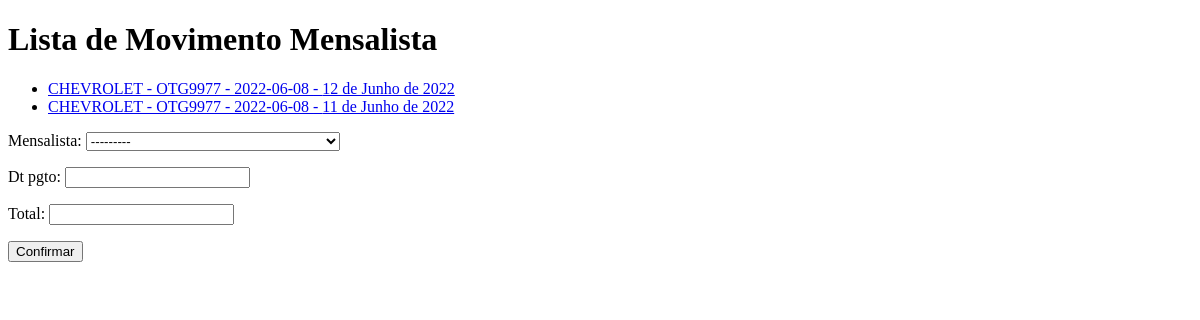
The app's page /core/mov-mensalistas/, older data.
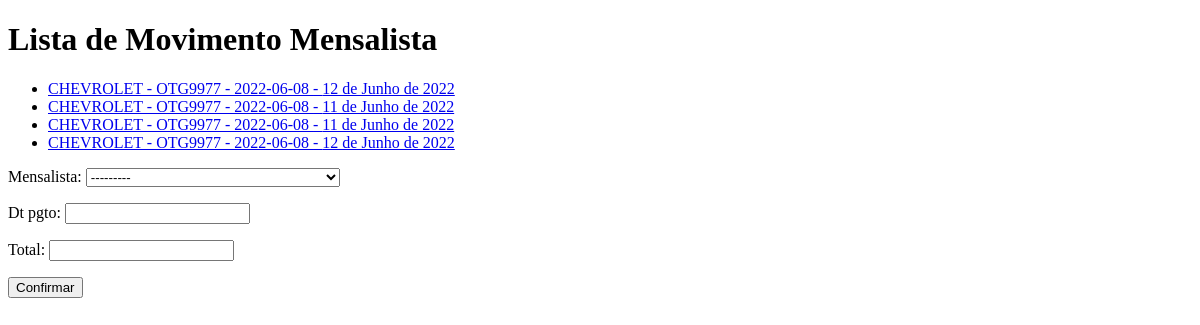
The same page, newer data.
### core/models.py (models this page shows, shortened)
class MovMensalista(models.Model):
    mensalista = models.ForeignKey(Mensalista, on_delete=models.CASCADE)
    dt_pgto = models.DateField()
    total = models.DecimalField(max_digits=6, decimal_places=2)

class Mensalista(models.Model):
    veiculo = models.ForeignKey(Veiculo, on_delete=models.CASCADE)
    inicio = models.DateField()
    valor_mes = models.DecimalField(max_digits=6, decimal_places=2)
    def __str__(self):
        return str(self.veiculo) + ' - ' + str(self.inicio)

class Veiculo(models.Model):
    marca = models.ForeignKey(Marca, on_delete=models.CASCADE)
    placa = models.CharField(max_length=7)
    proprietario = models.ForeignKey(Pessoa, on_delete=models.CASCADE)
    cor = models.CharField(max_length=15)
    observacoes = models.TextField()
    def __str__(self):
        return self.marca.nome + ' - ' + self.placa

class Marca(models.Model):
    nome = models.CharField(max_length=50)

### core/views.py (the view)
# urls.py: path('mov-mensalistas/', lista_movmensalista, name='core_lista_movmensalistas'),
def lista_movmensalista(request):
    mov_mensalista = MovMensalista.objects.all()
    form = MovMensalistaForm()
    data = {'mov_mensalista': mov_mensalista, 'form': form}
    return render(request, 'core/lista_movmensalista.html', data)

### core/forms.py
class MovMensalistaForm(ModelForm):
    class Meta:
        model = MovMensalista
        fields = '__all__'

### core/templates/core/lista_movmensalista.html (shortened to what this page needs)
<!DOCTYPE html>
<html lang="en">
<head>
</head>
<body>
<h1>Lista de Movimento Mensalista</h1>
<ul>
{% for mov in mov_mensalista %}
<li>
   <a href="{% url 'core_movmensalistas_update' mov.id %}">
     {{mov.mensalista}} - {{mov.dt_pgto}}
    </a>
</li>
{%endfor%}
</ul>
<form action="{% url 'core_movmensalista_novo' %}" method="POST">
    {{form.as_p}}
    <button type="submit">Confirmar</button>
</form>
</body>
</html>

Row changes from the older to the newer data that the page shows:
added MovMensalista: mensalista "CHEVROLET - OTG9977 - 2022-06-08", dt_pgto "11 de Junho de 2022"
added MovMensalista: mensalista "CHEVROLET - OTG9977 - 2022-06-08", dt_pgto "12 de Junho de 2022"
